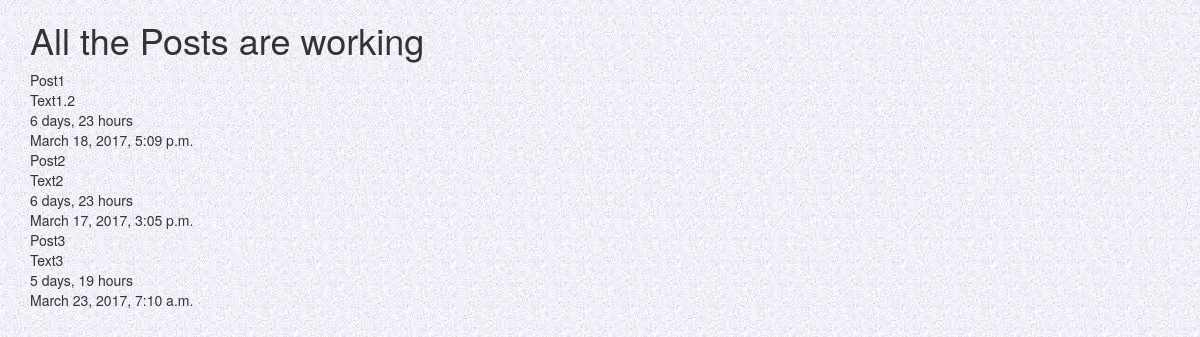
The app's page /newsfeed/list/ with its own data.
### newsfeed/models.py (models this page shows, shortened)
class Post(models.Model):
    title = models.CharField(max_length=50)
    text = models.TextField()
    modified = models.DateTimeField(auto_now=True, auto_now_add=False)
    timestamp = models.DateTimeField(auto_now=False, auto_now_add=True)
    image = models.FileField(null=True, blank=True)

### newsfeed/views.py (the view)
def list(request):
    queryset = Post.objects.all()
    context = {
        'objects': queryset,
        'title': 'All the Posts are',
    }
    return render( request, 'index.html', context)

### newsfeed/templates/index.html (shortened to what this page needs)
{% load staticfiles %}
<!DOCTYPE html>
<html lang="en">
<head>
    <link rel="stylesheet" href="https://maxcdn.bootstrapcdn.com/bootstrap/3.3.7/css/bootstrap.min.css">
    <link rel="stylesheet" href="https://maxcdn.bootstrapcdn.com/bootstrap/3.3.7/css/bootstrap-theme.min.css">
    <link rel="stylesheet" href="{% static 'style.css' %}" />
</head>
<body>
<div class="container">
    {% block content %}
    <h1> {{ title }} working</h1>
    {% for object in objects %}
    {{ object.title }}<br/>
    {{ object.text }}<br/>
    {{ object.timestamp|timesince }}<br/>
    {{ object.modified }}<br/>
    {% endfor %}
    {% endblock %}
</div>
</body>
</html>

### newsfeed/static/style.css (style rules this page uses)
body { background: white url("images.jpg"); }

### records on screen
Post: title "Post1", text "Text1.2", timestamp "6 days, 23 hours", modified "March 18, 2017, 5:09 p.m."
Post: title "Post2", text "Text2", timestamp "6 days, 23 hours", modified "March 17, 2017, 3:05 p.m."
Post: title "Post3", text "Text3", timestamp "5 days, 19 hours", modified "March 23, 2017, 7:10 a.m."

### other values on screen
{{ title }} "All the Posts are"
